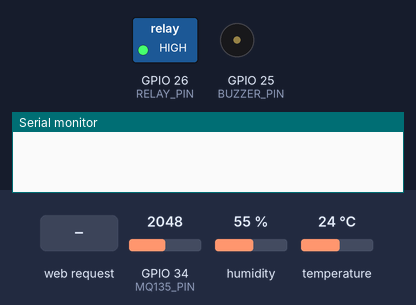
This sketch was run on a simulated ESP32. Parts: switched loads named in the sketch (green lamp = pin HIGH), buzzer (waves = sounding, pin HIGH), the last lines printed to the serial monitor. The test bench sets the inputs (shaded band); at power-on: GPIO 34 (MQ135_PIN) = 2048, humidity 55 %, temperature 24 °C. WiFi joins after 1.5 s; servers stay silent unless stated.

Above: at 1.2 s.
1.3 s: HTTP request GET /test received
At 1.7 s:
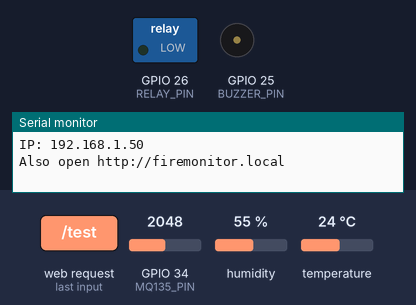
At 4.3 s:
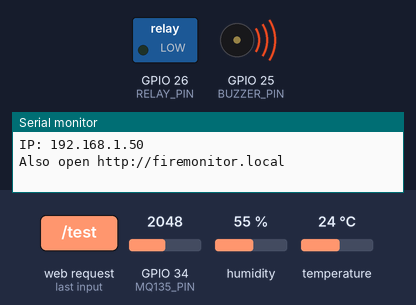
4.6 s: HTTP request GET /reset received
Timing chart, 0 to 7.6 s (numbered marks = the images above; inputs shaded):
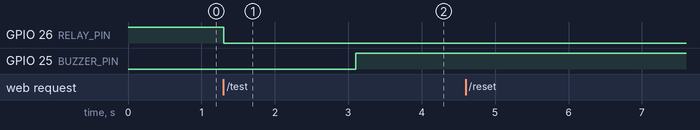

Measured:
- after the input at 1.3 s, GPIO 26 (RELAY_PIN): HIGH → LOW after 0.00 s instead of 1.8 s

The sketch:

FireMonitor.ino
```cpp
// ESP32 fire detector + automatic sprinkler
// Sensors: DHT22 (temperature), MQ135 (smoke/air), optional flame sensor
// Output : relay (active-LOW) -> sprinkler pump, optional buzzer

#include <DHT.h>
#include <WiFi.h>
#include <WebServer.h>
#include <ESPmDNS.h>

const char* WIFI_NAME = "Demo_Name";
const char* WIFI_PASS = "Demo_Password";

// ---------------- Pins ----------------
#define DHT_PIN     4
#define MQ135_PIN   34
#define RELAY_PIN   26      // LOW = sprinkler ON, HIGH = OFF
#define BUZZER_PIN  25      // active buzzer (harmless if not connected)
#define FLAME_PIN   27      // flame sensor digital out (LOW = flame on most modules)
#define USE_FLAME   0       // set to 1 if a flame sensor is connected

// ---------------- Thresholds (tune these!) ----------------
#define SMOKE_LIMIT    1800     // MQ135 raw value; set above your clean-air reading
#define SMOKE_CONFIRM  3        // consecutive 1-second readings above limit before it counts
#define TEMP_LIMIT     55.0     // deg C; a normal hot day should never reach this

// ---------------- Sprinkler timing ----------------
#define MIN_ON_MS   20000UL     // keep running at least this long after last detection
#define MAX_ON_MS   180000UL    // hard stop (protects the water tank / pump)
#define TEST_MS     10000UL     // length of a manual test run

DHT dht(DHT_PIN, DHT22);        // change to DHT11 if that is your sensor
WebServer server(80);

// ---------------- State ----------------
float temp = NAN, hum = NAN;
int smoke = 0;
bool flame = false;
int smokeCount = 0;
bool fire = false;
bool alarmLatched = false;      // stays on until you press RESET
bool sprinklerOn = false;
bool lockout = false;           // set when MAX_ON_MS reached
unsigned long onSince = 0, lastFire = 0, testUntil = 0;
bool mdnsStarted = false;
unsigned long lastWifiTry = 0;

int readAir() {
  long s = 0;
  for (int i = 0; i < 20; i++) { s += analogRead(MQ135_PIN); delay(5); }
  return s / 20;
}

void setSprinkler(bool on) {
  digitalWrite(RELAY_PIN, on ? LOW : HIGH);
  if (on && !sprinklerOn) onSince = millis();
  sprinklerOn = on;
}

void updateSensors() {
  static unsigned long lastRead = 0, lastDht = 0;
  unsigned long now = millis();

  if (now - lastRead >= 1000) {
    lastRead = now;
    smoke = readAir();
    smokeCount = (smoke > SMOKE_LIMIT) ? min(smokeCount + 1, SMOKE_CONFIRM) : 0;
    flame = USE_FLAME ? (digitalRead(FLAME_PIN) == LOW) : false;
  }
  if (now - lastDht >= 2000) {
    lastDht = now;
    float t = dht.readTemperature();
    float h = dht.readHumidity();
    temp = t;               // NAN if the sensor is missing/faulty
    hum = h;
  }
}

void runLogic() {
  unsigned long now = millis();

  bool tempHigh = !isnan(temp) && temp > TEMP_LIMIT;
  fire = flame || tempHigh || (smokeCount >= SMOKE_CONFIRM);

  if (!fire) lockout = false;
  if (fire) { lastFire = now; alarmLatched = true; }

  bool testing = (testUntil != 0 && now < testUntil);
  if (!testing) testUntil = 0;

  bool wantOn = testing;
  if (!lockout) {
    if (fire) wantOn = true;
    if (sprinklerOn && (now - lastFire < MIN_ON_MS)) wantOn = true;
  }

  // Hard stop so the pump never runs forever
  if (wantOn && !testing && sprinklerOn && (now - onSince > MAX_ON_MS)) {
    wantOn = false;
    lockout = true;
  }

  setSprinkler(wantOn);
  digitalWrite(BUZZER_PIN, alarmLatched ? HIGH : LOW);
}

void handleRoot() {
  String p = "<html><head><meta http-equiv='refresh' content='3'>"
             "<meta name='viewport' content='width=device-width'></head>"
             "<body style='font-family:sans-serif;font-size:24px'><h2>Fire monitor</h2>";

  if (fire)               p += "<div style='color:white;background:red;padding:8px'><b>FIRE DETECTED</b></div>";
  else if (alarmLatched)  p += "<div style='color:white;background:orange;padding:8px'><b>ALARM (cleared, press RESET)</b></div>";
  else                    p += "<div style='color:white;background:green;padding:8px'><b>All clear</b></div>";

  if (isnan(temp) || isnan(hum)) p += "<br>DHT22 error<br>";
  else p += "<br>Temp: " + String(temp, 1) + " C<br>Humidity: " + String(hum, 1) + " %<br>";

  p += "Smoke/air value: " + String(smoke) + " (limit " + String(SMOKE_LIMIT) + ")<br>";
  if (USE_FLAME) p += String("Flame: ") + (flame ? "<b>YES</b>" : "no") + "<br>";

  p += "<br>Sprinkler: ";
  p += sprinklerOn ? "<b>ON</b>" : "<b>OFF</b>";
  if (lockout) p += "<br><b style='color:red'>Max run time reached - check tank</b>";

  p += "<br><br><a href='/test' style='font-size:30px'>TEST SPRINKLER (10 s)</a>";
  p += "<br><br><a href='/reset' style='font-size:30px'>STOP &amp; RESET ALARM</a>";
  p += "</body></html>";
  server.send(200, "text/html", p);
}

void startTest() {
  testUntil = millis() + TEST_MS;
  server.sendHeader("Location", "/");
  server.send(303);
}

void resetAlarm() {
  alarmLatched = false;
  testUntil = 0;
  lockout = false;
  setSprinkler(false);
  server.sendHeader("Location", "/");
  server.send(303);
}

void handleWifi() {
  if (WiFi.status() == WL_CONNECTED) {
    if (!mdnsStarted) {
      Serial.println();
      Serial.print("IP: ");
      Serial.println(WiFi.localIP());
      if (MDNS.begin("firemonitor")) Serial.println("Also open http://firemonitor.local");
      mdnsStarted = true;
    }
  } else {
    mdnsStarted = false;
    if (millis() - lastWifiTry > 10000) {     // retry every 10 s, never blocks the alarm
      lastWifiTry = millis();
      WiFi.disconnect();
      WiFi.begin(WIFI_NAME, WIFI_PASS);
      Serial.print(".");
    }
  }
}

void setup() {
  pinMode(RELAY_PIN, OUTPUT);
  digitalWrite(RELAY_PIN, HIGH);          // sprinkler OFF at boot
  pinMode(BUZZER_PIN, OUTPUT);
  digitalWrite(BUZZER_PIN, LOW);
  if (USE_FLAME) pinMode(FLAME_PIN, INPUT);

  Serial.begin(115200);
  dht.begin();

  WiFi.mode(WIFI_STA);
  WiFi.begin(WIFI_NAME, WIFI_PASS);

  server.on("/", handleRoot);
  server.on("/test", startTest);
  server.on("/reset", resetAlarm);
  server.begin();
}

void loop() {
  updateSensors();     // detection and sprinkler work even if WiFi is down
  runLogic();
  handleWifi();
  server.handleClient();
}
```
